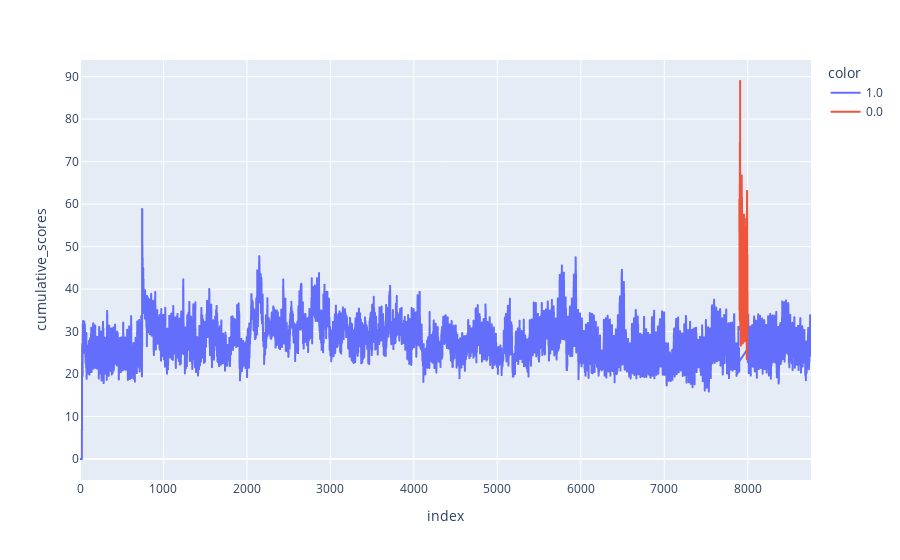

The notebook cell saved with this chart:
### Code cell
start = 7900
n_adv = 100
X, y = cumulative_z_scores_dataset(df_baseline,df_adv, np.arange(start,start+n_adv))
px.line(X, x=X.index, y=f'cumulative_scores', color=y)

### Figure 1 — Plotly figure (JSON) as saved in the notebook; plotly's stock layout.template omitted (floating-point values rounded to 4 significant figures; data arrays with more than 128 entries replaced by an {"elided": "..."} marker saying what was removed)
{"data": [{"hovertemplate": "color=1.0<br>index=%{x}<br>cumulative_scores=%{y}<extra></extra>", "legendgroup": "1.0", "line": {"color": "#636efa", "dash": "solid"}, "marker": {"symbol": "circle"}, "mode": "lines", "name": "1.0", "showlegend": true, "type": "scattergl", "x": {"elided": "8659 int values"}, "xaxis": "x", "y": {"elided": "8659 float values"}, "yaxis": "y"}, {"hovertemplate": "color=0.0<br>index=%{x}<br>cumulative_scores=%{y}<extra></extra>", "legendgroup": "0.0", "line": {"color": "#EF553B", "dash": "solid"}, "marker": {"symbol": "circle"}, "mode": "lines", "name": "0.0", "showlegend": true, "type": "scattergl", "x": [7900, 7901, 7902, 7903, 7904, 7905, 7906, 7907, 7908, 7909, 7910, 7911, 7912, 7913, 7914, 7915, 7916, 7917, 7918, 7919, 7920, 7921, 7922, 7923, 7924, 7925, 7926, 7927, 7928, 7929, 7930, 7931, 7932, 7933, 7934, 7935, 7936, 7937, 7938, 7939, 7940, 7941, 7942, 7943, 7944, 7945, 7946, 7947, 7948, 7949, 7950, 7951, 7952, 7953, 7954, 7955, 7956, 7957, 7958, 7959, 7960, 7961, 7962, 7963, 7964, 7965, 7966, 7967, 7968, 7969, 7970, 7971, 7972, 7973, 7974, 7975, 7976, 7977, 7978, 7979, 7980, 7981, 7982, 7983, 7984, 7985, 7986, 7987, 7988, 7989, 7990, 7991, 7992, 7993, 7994, 7995, 7996, 7997, 7998, 7999], "xaxis": "x", "y": [61.09, 49.2, 34.95, 37.03, 32.7, 64.75, 74.34, 34.04, 67.21, 88.99, 30.56, 40.42, 40.95, 51.24, 62.99, 34.17, 44.39, 26.7, 46.83, 32.83, 33.06, 31.01, 32.43, 55.9, 35.09, 34.49, 30.46, 50.79, 66.73, 27.13, 35.49, 61.49, 42.31, 38.19, 41.0, 51.21, 49.18, 56.58, 30.16, 47.25, 34.3, 31.44, 27.25, 30.95, 29.76, 29.82, 34.75, 54.36, 46.58, 32.85, 31.76, 54.07, 55.22, 48.52, 34.63, 57.53, 54.77, 39.44, 48.86, 31.43, 41.56, 31.6, 48.32, 28.5, 29.21, 27.68, 31.55, 28.54, 32.65, 31.68, 31.6, 41.24, 52.35, 33.84, 31.16, 30.92, 32.36, 50.8, 37.24, 44.73, 54.78, 56.55, 35.91, 34.23, 44.08, 32.93, 27.88, 45.39, 26.78, 23.53, 35.51, 37.24, 63.1, 24.3, 31.03, 30.28, 48.04, 30.74, 31.92, 33.66], "yaxis": "y"}], "layout": {"legend": {"title": {"text": "color"}, "tracegroupgap": 0}, "margin": {"t": 60}, "xaxis": {"anchor": "y", "domain": [0, 1], "title": {"text": "index"}}, "yaxis": {"anchor": "x", "domain": [0, 1], "title": {"text": "cumulative_scores"}}}}
